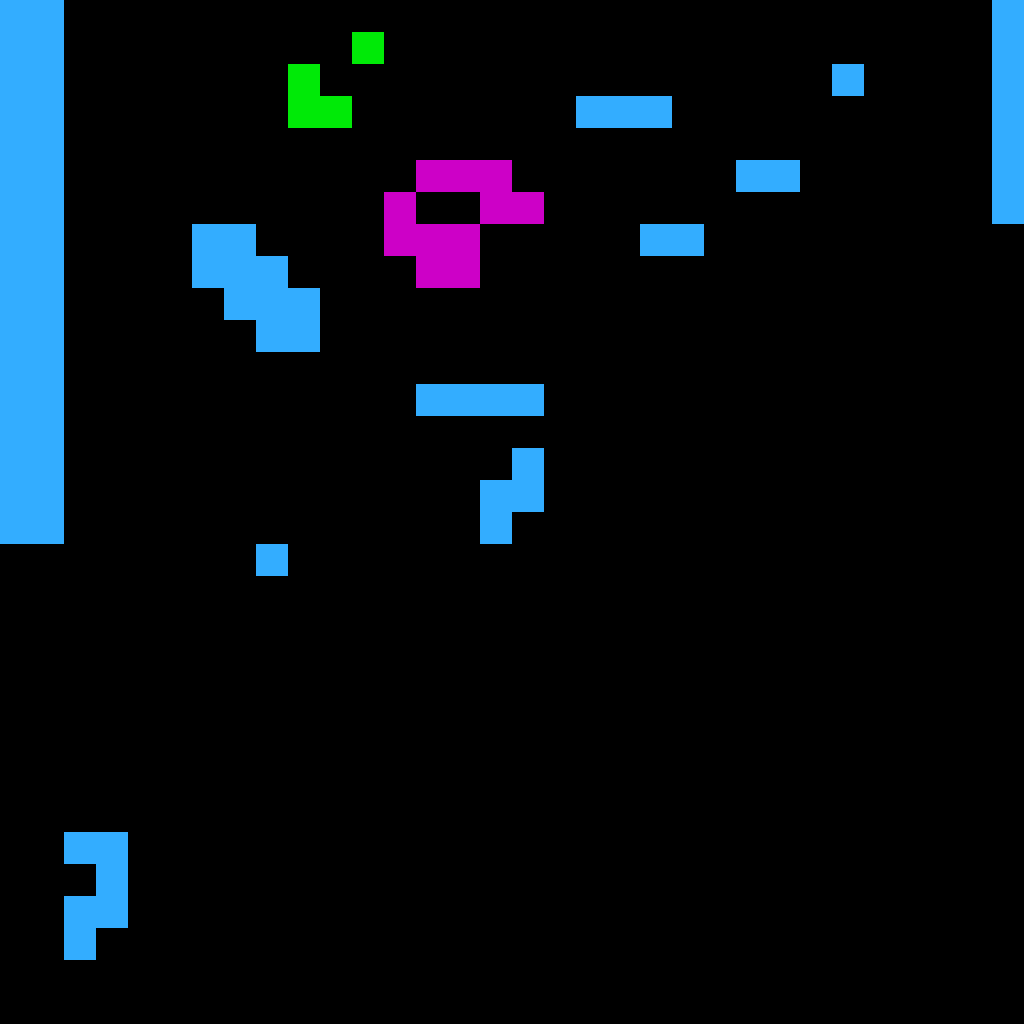

Below is a game level as drawn by its tile map, then a one-line description and the .tmx that defines it (tile-layer data replaced by summaries):
An orthogonal 32x32 tile map with 32x32 px tiles, 4 tile layers (Background, Wall, Shadow, Border).

<map version="1.2" tiledversion="1.2.4" orientation="orthogonal" renderorder="right-down" width="32" height="32" tilewidth="32" tileheight="32" infinite="0" nextlayerid="10" nextobjectid="40">
 <tileset firstgid="1" source="tileset.tsx" />
 <layer id="1" name="Background" width="32" height="32">
  <data>[1024 cells, 119 non-empty, 4 distinct tile ids]</data>
 </layer>
 <layer id="2" name="Wall" width="32" height="32">
  <data>[1024 cells, 0 non-empty, 0 distinct tile ids]</data>
 </layer>
 <layer id="3" name="Shadow" width="32" height="32">
  <data>[1024 cells, 0 non-empty, 0 distinct tile ids]</data>
 </layer>
 <layer id="4" name="Border" width="32" height="32">
  <data>[1024 cells, 0 non-empty, 0 distinct tile ids]</data>
 </layer>
</map>
